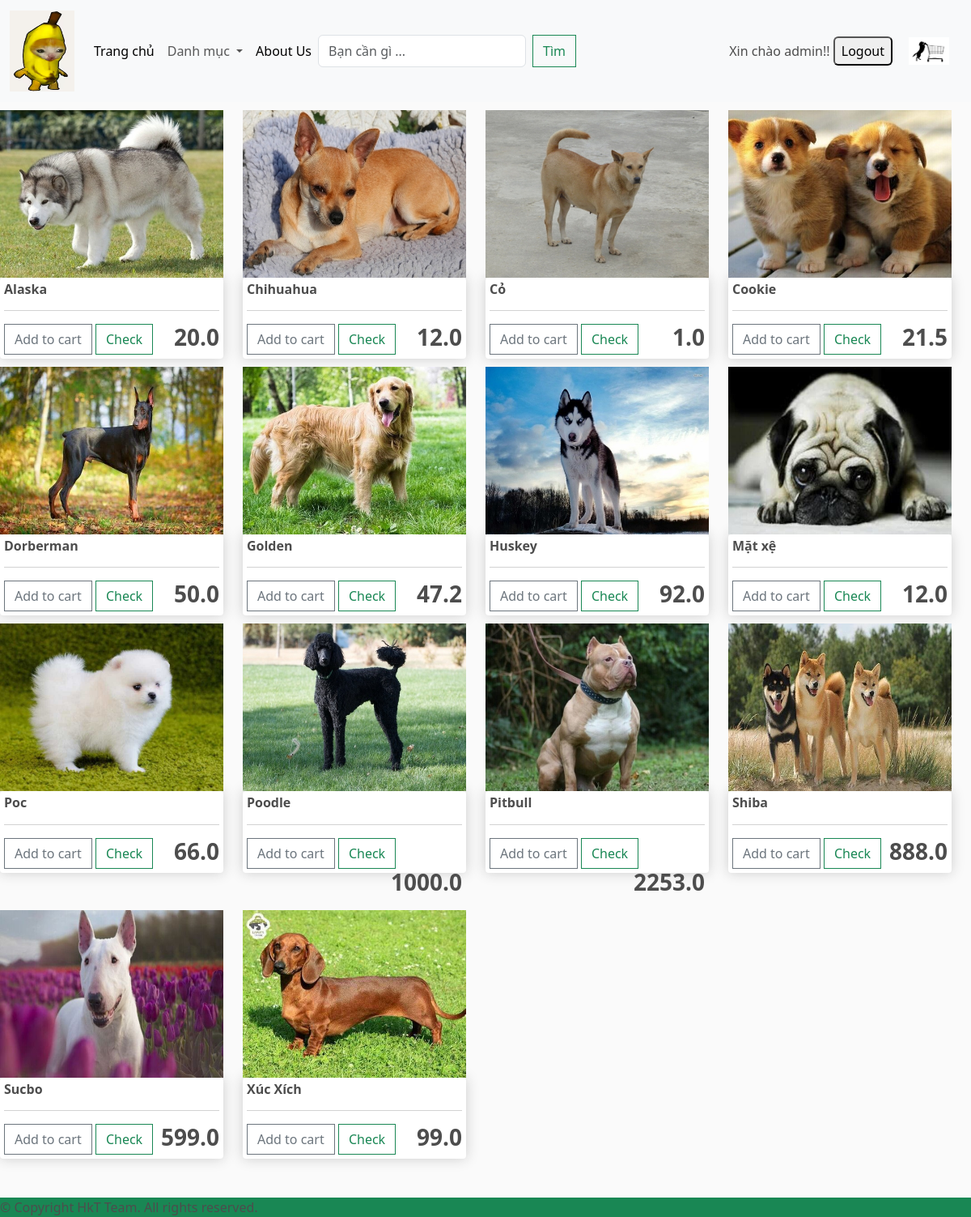
The app's page /category/?category=1 (signed in) with its own data.
### app/models.py (models this page shows, shortened)
class Product(models.Model):
    category = models.ManyToManyField(Category,related_name='product')
    name = models.CharField(max_length=200, null=True)
    price = models.FloatField()
    digital = models.BooleanField(default=False, null=True, blank=False)
    image = models.ImageField(null=True, blank=True)
    detail = models.TextField(null=True, blank=True)

### app/views.py (the view)
# urls.py: path('category/', views.category, name="category"),
def category(request):
    categoreies = Category.objects.filter(is_sub =False)
    active_category = request.GET.get('category','')
    if active_category:
        products = Product.objects.filter(category__slug = active_category)
    context = {'categories':categoreies,'products':products,'active_category':active_category}
    return render(request,'app/category.html',context)

### app/templates/app/category.html (shortened to what this page needs)
{% extends 'app/base.html' %}
{% load static %}
    {% block register %}
    <div class="row" style="width:100%">
      {%for product in products %}
      <div class="col-lg-3">
        <img class="img-fluid" src="{{product.image.url}}" >
        <div class="box-element produt">
          <h6><strong>{{product.name}}</strong></h6>
          <hr>
          <button data-product={{product.id}} data-action = "add" class="btn btn-outline-secondary add-btn update-cart ">Add to cart</button>
          <a class="btn btn-outline-success" href="#">Check</a>
          <h3 style="display: inline-block; float: right"><strong>{{product.price}}</strong></h3>
        </div>
      </div>
      {% endfor %}
    </div>
    {% endblock register %}

### app/templates/app/base.html (shortened to what this page needs)
{% load static %}
<!DOCTYPE html>
<html lang="en">
<head>
    <link href="https://cdn.jsdelivr.net/npm/bootstrap@5.3.3/dist/css/bootstrap.min.css" rel="stylesheet">
    <link href="{% static 'app/css/all.min.css' %}" rel="stylesheet" />
    <link href="{% static 'app/css/owl.carousel.min.css' %}" rel="stylesheet" />
    <link href="{% static 'app/css/style.css' %}" rel="stylesheet" />
    <link rel="stylesheet" type="text/css" href="{% static 'app/css/main.css' %}">
</head>
<body>
    {% if not request.path == '/login/' %}
    <nav class="navbar navbar-expand-lg bg-body-tertiary">
      <div class="container-fluid">
        <a class="navbar-brand" href="{% url 'home' %}">
          <img src="{% static 'app/images/meo.png' %}" width="80" height="100" />
        </a>
        <div class="collapse navbar-collapse" id="navbarSupportedContent">
          <ul class="navbar-nav me-auto mb-2 mb-lg-0">
            <li class="nav-item">
              <a class="nav-link active" aria-current="page" href="{% url 'home' %}">Trang chủ</a>
            </li>
            <li class="nav-item dropdown">
              <a class="nav-link dropdown-toggle" href="#" role="button" data-bs-toggle="dropdown" aria-expanded="false">
                Danh mục
              </a>
            </li>
            <li class="nav-item">
              <a class="nav-link active" aria-current="page" href="{% url 'about' %}">About Us</a>
            </li>
            <form class="d-flex mr-auto" role="search" method="POST" action="{% url 'search' %}">
              <input class="form-control me-2" type="search" placeholder="Bạn cần gì ..." aria-label="Search" name="searched">
              <button class="btn btn-outline-success" type="submit">Tìm</button>
            </form>
          </ul>
        </div>
        <div class="flex items-center space-x-4">
          {% if request.user.is_authenticated %}
              <span class="text-gray-600">Xin chào {{request.user}}!!</span>
              <button onclick="window.location.href='{% url 'logout' %}'" class="bg-green-400 hover:bg-green-600 text-black font-bold py-1 px-2 rounded">Logout</button>
          {% endif %}
        </div>
        <div class="form-inline my-2 my-lg-0">
          <a href="{% url 'cart' %}">
            <img id="cart-icon" class="cart-image" src="{% static 'app/images/banner/5.jpg' %}" alt="Cart Image">
          </a>
        </div>
      </div>
    </nav>
    {% endif %}
    {% block register %}{% endblock register %}
    <br /><br /><br />
    <footer class="container-fluid bg-success text-rights fixed-bottom p-0 mt-0">
      © Copyright HkT Team. All rights reserved.
    </footer>
  </body>
</html>

### app/static/app/css/style.css (style rules this page uses)
* { margin: 0; padding: 0; box-sizing: border-box; }
body { background-color: hsl(0, 0%, 98%); color: hsl(0, 0%, 30%); }
h1, h2, h3, h4, h5, h6 { color: inherit; }
.box-element { box-shadow: 0 0 16px hsl(0, 0%, 80%); background-color: #fff; border-radius: 4px; padding: 5px; }
#cart-icon { width: 25px; display: inline-block; margin-left: 15px; }
.col-lg-3, .col-lg-4, .col-lg-6, .col-lg-8, .col-lg-12 { margin-top: 10px; }
.btn { border-radius: 0; }

### app/static/app/css/main.css (style rules this page uses)
body { background-color: hsl(0, 0%, 98%); }
h1, h2, h3, h4, h5, h6 { color: hsl(0, 0%, 30%); }
.box-element { box-shadow: hsl(0, 0%, 80%) 0 0 16px; background-color: #fff; border-radius: 4px; padding: 5px; }
#cart-icon { width: 50px; display: flex; margin-left: 20px; margin-right: 15px; }
.col-lg-3, .col-lg-4, .col-lg-6, .col-lg-8, .col-lg-12 { margin-top: 10px; }
.btn { border-radius: 0; }

### records on screen
Product: image (picture), name "Alaska", price "20.0"
Product: image (picture), name "Chihuahua", price "12.0"
Product: image (picture), name "Cỏ", price "1.0"
Product: image (picture), name "Cookie", price "21.5"
Product: image (picture), name "Dorberman", price "50.0"
Product: image (picture), name "Golden", price "47.2"
Product: image (picture), name "Huskey", price "92.0"
Product: image (picture), name "Mặt xệ", price "12.0"
Product: image (picture), name "Poc", price "66.0"
Product: image (picture), name "Poodle", price "1000.0"
Product: image (picture), name "Pitbull", price "2253.0"
Product: image (picture), name "Shiba", price "888.0"
Product: image (picture), name "Sucbo", price "599.0"
Product: image (picture), name "Xúc Xích", price "99.0"

### other values on screen
{{ request.user }} "admin"
